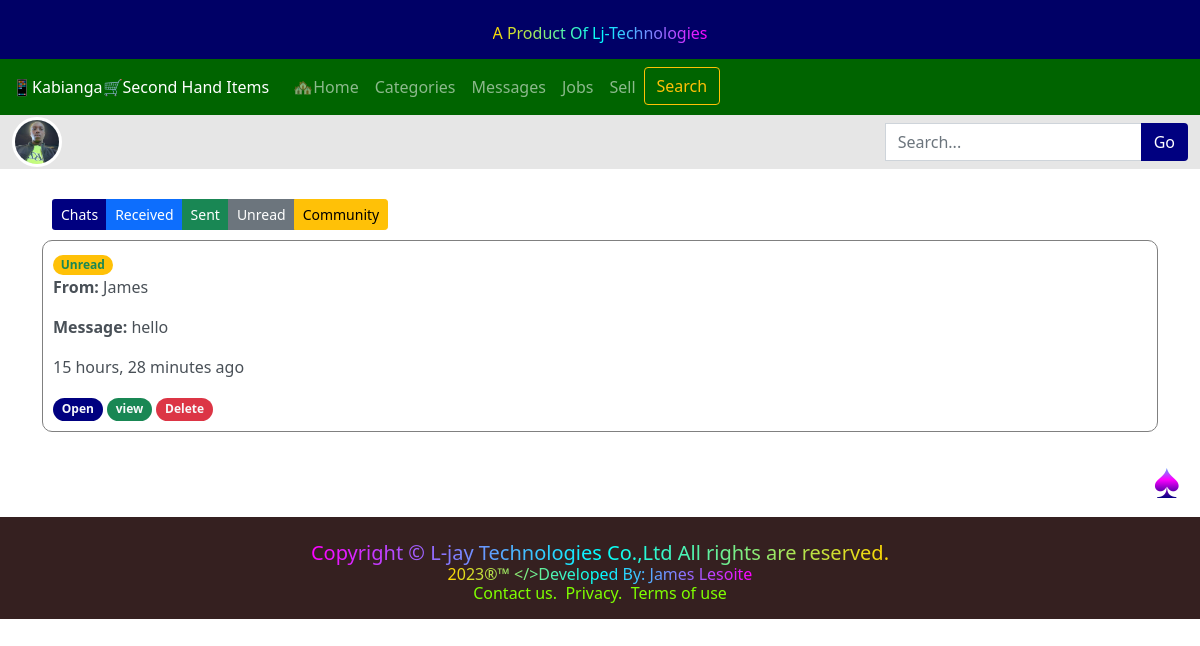
Page /user_messages (signed in) on the committed database.
### shop/models.py (models this page shows, shortened)
class Message(models.Model):
    sender = models.ForeignKey(User, blank=False, null=True, on_delete=models.CASCADE,related_name = 'sent_message')
    receiver = models.ForeignKey(User, blank=False, null=True, on_delete=models.CASCADE,related_name = 'recieved_message')
    product = models.ForeignKey(Product,null=True, blank=True, on_delete=models.SET_NULL)
    content = models.TextField()
    Timesent = models.DateTimeField(auto_now_add=True)
    status = models.BooleanField(default=False)

### shop/views.py (the view)
# urls.py: path('user_messages',views.user_messages,name='user_messages'),
@login_required
def user_messages(request):
    user = request.user
    messages = Message.objects.filter(receiver=user)
    messages = messages.order_by('-Timesent')
    context = {
        'user':user,
        'messages':messages
    }
    return render(request,'user_messages.html',context)

### shop/templates/user_messages.html
{% extends 'base.html' %}
{% load static %}
{% block content %}
    <div class="container" style="padding-top: 20px;">
        <div class="btn-group btn-group-sm" style="margin: 10px 10px;">
            <a href="{%url 'view_conversations' %}" class="btn" style="background-color: navy;color: white;">Chats</a>
            <a href="{%url 'user_messages' %}" class="btn btn-primary">Received</a>
            <a href="{%url 'sent_messages' %}" class="btn btn-success">Sent</a>
            <a href="{%url 'unread_messages' %}" class="btn btn-secondary">Unread</a>
            <a href="{%url 'customers' %}" class="btn btn-warning">Community</a>
        </div>
        {% for message in messages %}
            <div class="list-group-item-action" style="margin-bottom: 10px;padding: 10px;border-radius: 10px;border: 1px solid grey;">
                {% if message.status == False %}
                <span class="badge bg-warning text-success rounded-pill">Unread</span>
                {% endif %}
                <p><strong>From: </strong>{{message.sender|title}} </p>
                <p><strong>Message: </strong>{{message.content|truncatewords:5}} </p>
                <p>{{message.Timesent|timesince}} ago</p>
                <a href="{% url 'openmsg' message.id %}" class="btn badge text-light rounded-pill" style="background-color: navy;">Open</a>
                <a href="{% url 'messages' message.id %}" class="btn badge text-light rounded-pill bg-success">view</a>
                <a href="" class="btn badge text-light rounded-pill bg-danger">Delete</a>
            </div>
        {% endfor %}
    </div>
{% endblock %}

### rows in the picture
Message: status "Unread", sender "James", content "hello", Timesent "15 hours, 28 minutes"
